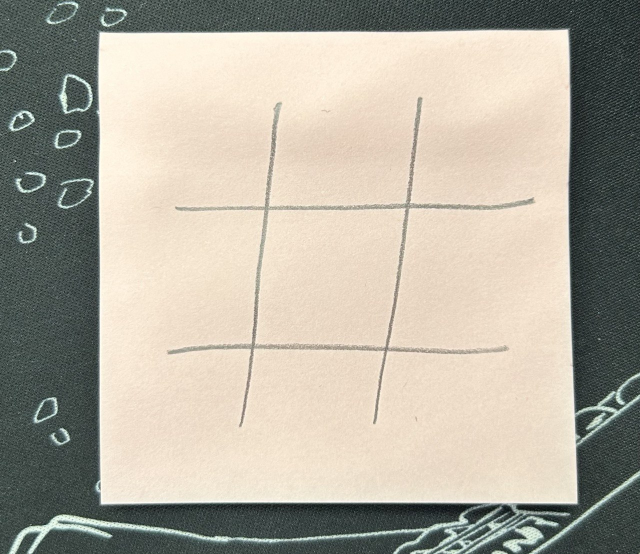
#> input picture images/photo_2024-10-05_14-43-22.jpg, 1280 x 1108 px (shown at 1/2 size)
$ python -i detection.py   (imports and definitions only)
#> lines starting #> are read from the running program, lines starting #| are printed output that depends on the picture; after the words box and inside, x2 and y2 are one past the last pixel; in counts of white or black regions, pixels touching at a corner belong together
#> further down, picture is the input picture: shape (1108, 1280, 3); mean B, G, R 157.6, 170.7, 176.1
from typing import Dict, Tuple

import cv2
import numpy as np
from ultralytics import YOLO
import time
from gholb import tictactoe as ttt

X = "x"
O = "o"
EMPTY = None

CELLS_COORDS = [{'x0': 207, 'y0': 121, 'x1': 298, 'y1': 215},
                {'x0': 298, 'y0': 122, 'x1': 392, 'y1': 216},
                {'x0': 393, 'y0': 123, 'x1': 488, 'y1': 217},
                {'x0': 205, 'y0': 213, 'x1': 296, 'y1': 309},
                {'x0': 298, 'y0': 215, 'x1': 391, 'y1': 311},
                {'x0': 392, 'y0': 216, 'x1': 488, 'y1': 311},
                {'x0': 204, 'y0': 307, 'x1': 295, 'y1': 405},
                {'x0': 296, 'y0': 309, 'x1': 390, 'y1': 407},
                {'x0': 391, 'y0': 311, 'x1': 487, 'y1': 409}]

def load_yolo_model(model_path):
    return YOLO(model_path)

# Function to perform perspective transformation
def apply_perspective_transform(image, pts, grid_width=600, grid_height=600):
    # Destination points (the corners of a perfect 3x3 grid)
    dst_pts = np.array([[0, 0], [grid_width, 0], [grid_width, grid_height], [0, grid_height]], dtype="float32")

    # Compute the perspective transform matrix
    M = cv2.getPerspectiveTransform(pts, dst_pts)
    # Apply the perspective transformation to warp the image
    warped = cv2.warpPerspective(image, M, (grid_width, grid_height))

    return warped

# Function to detect the grid and apply perspective correction
def detect_grid_and_cells(image_path, image=None, resize_dim=(600, 600), blur_kernel=(5, 5),
                          adaptive_thresh_block_size=11, adaptive_thresh_C=2,
                          min_area=10000, show_image=True):
#> called with resize_dim = (600, 600), blur_kernel = (5, 5), adaptive_thresh_block_size = 11, adaptive_thresh_C = 2, min_area = 10000, show_image = False
    if image is None:
        if image_path is None:
            raise ValueError("if image isn't provided, you should provide image_path")
        image = cv2.imread(image_path)
    image = cv2.resize(image, resize_dim)

    gray = cv2.cvtColor(image, cv2.COLOR_BGR2GRAY)
    blur = cv2.GaussianBlur(gray, blur_kernel, 0)
    thresh = cv2.adaptiveThreshold(blur, 255, 1, 1, adaptive_thresh_block_size, adaptive_thresh_C)
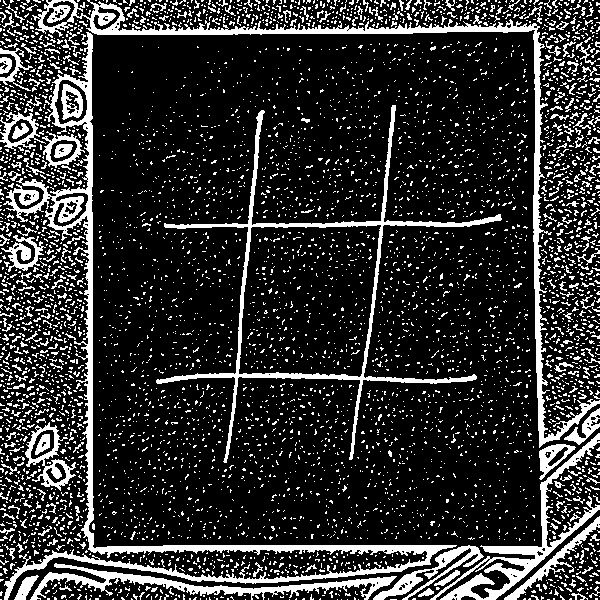
#> thresh: shape (600, 600); 18.6% white; 5333 white regions (5080 under 20 px)

    # Find contours
    contours, _ = cv2.findContours(thresh, cv2.RETR_TREE, cv2.CHAIN_APPROX_SIMPLE)
#> contours = 5482 contours, 5407 with area under 20; largest, box (x1, y1, x2, y2) and area: (156, 105, 502, 463) 22984, (238, 224, 382, 378) 18892, (3, 32, 457, 600) 10092, (32, 0, 600, 448) 6440, (430, 433, 600, 600) 2920
    max_area = 0
    best_cnt = None
    for c in contours:
        area = cv2.contourArea(c)
        if area > min_area:  # Assuming the grid is large enough
            if area > max_area:
                max_area = area
                best_cnt = c
#> this loop made 5482 passes
#> (c, area) on passes 1 to 3: ([[547, 599], [549, 599]], 0), ([[390, 599], [396, 599]], 0), ([[358, 599]], 0)
#> after the loop, best_cnt = contour of 624 points, box (x1, y1, x2, y2) (156, 105, 502, 463), area 22984; max_area = 22983.5

    # If grid found, find its four corner points
    if best_cnt is not None:
        epsilon = 0.02 * cv2.arcLength(best_cnt, True)
#> epsilon = 45.72
        approx = cv2.approxPolyDP(best_cnt, epsilon, True)
#> approx = contour of 20 points, box (x1, y1, x2, y2) (156, 105, 502, 463), area 21792

        if len(approx) == 4:
            # есть границы поля для игры
            # Sort the corner points to be top-left, top-right, bottom-right, bottom-left
            pts = np.array([point[0] for point in approx], dtype="float32")
            rect = np.zeros((4, 2), dtype="float32")
            s = pts.sum(axis=1)
            rect[0] = pts[np.argmin(s)]  # Top-left
            rect[2] = pts[np.argmax(s)]  # Bottom-right
            diff = np.diff(pts, axis=1)
            rect[1] = pts[np.argmin(diff)]  # Top-right
            rect[3] = pts[np.argmax(diff)]  # Bottom-left

            # Apply perspective transformation to correct the grid
            image = apply_perspective_transform(image, rect, resize_dim[0], resize_dim[1])

            # Now you can divide the warped grid into 9 cells
            cells = divide_into_cells((0, 0, resize_dim[0], resize_dim[1]), image)
        else:
            # если нету границы поля для игры
            x, y, w, h = cv2.boundingRect(best_cnt)
#> x = 156; y = 105; w = 346; h = 358
            cv2.drawContours(image, [best_cnt], -1, (0, 255, 0), 3)
#> image: shape (600, 600, 3); mean of channels 0, 1, 2 153, 172.2, 170.9
            cells = divide_into_cells((x, y, w, h), image)

            print("Could not find four corner points of the grid.")

        # Optionally show the final image with cells
        if show_image:
            cv2.imshow("Final Image with Cells", image)
            cv2.waitKey(0)
            cv2.destroyAllWindows()

        return cells

    else:
        print("No grid detected")

# Function to divide the grid into 9 cells (top-left and bottom-right corners)
def divide_into_cells(grid_bounding_box, image, color_cells=True, grid_size=3, transparency=0.4):
#> called with grid_bounding_box = (156, 105, 346, 358), color_cells = True, grid_size = 3, transparency = 0.4
    x, y, w, h = grid_bounding_box
    cell_width = w // grid_size
    cell_height = h // grid_size

    # Define colors for each cell (only used if color_cells is True)
    colors = [
        (255, 0, 0), (0, 255, 0), (0, 0, 255),
        (255, 255, 0), (255, 0, 255), (0, 255, 255),
        (128, 0, 128), (128, 128, 0), (0, 128, 128)
    ]

    overlay = image.copy()  # Create an overlay for transparency
    alpha = transparency  # Transparency factor

    cells = []
    color_index = 0

    for i in range(grid_size):
        for j in range(grid_size):
            x0 = x + j * cell_width
            y0 = y + i * cell_height
            x1 = x0 + cell_width
            y1 = y0 + cell_height

            cell = {
                'x0': x0, 'y0': y0,  # Top-left corner
                'x1': x1, 'y1': y1   # Bottom-right corner
            }
            cells.append(cell)

            if color_cells:  # Only color the cells if the flag is True
                cell_color = colors[color_index % len(colors)]
                color_index += 1

                # Draw the cell with transparency
                cv2.rectangle(overlay, (cell['x0'], cell['y0']),
                              (cell['x1'], cell['y1']),
                              cell_color, -1)
                cv2.rectangle(overlay, (cell['x0'], cell['y0']),
                              (cell['x1'], cell['y1']),
                              (255, 255, 255), 2)
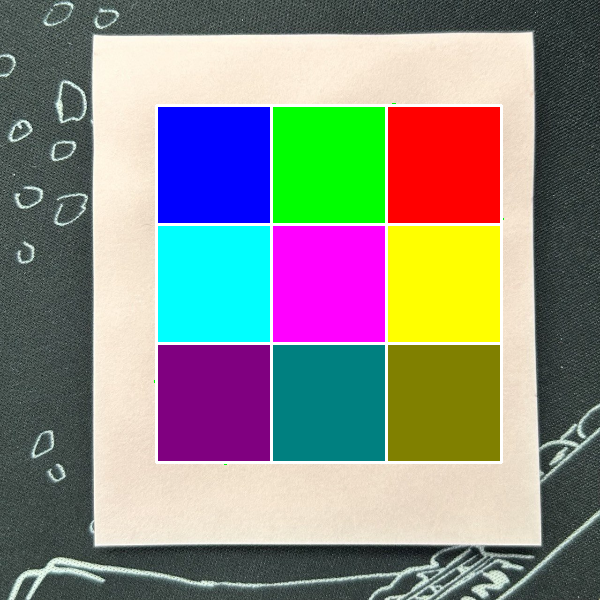
#> overlay: shape (600, 600, 3); mean of channels 0, 1, 2 131.3, 137.6, 137.2; drawn as B, G, R
#> after the loop, cells = 9 items; color_index = 9

    # If coloring is enabled, blend the overlay with the original image
    if color_cells:
        cv2.addWeighted(overlay, alpha, image, 1 - alpha, 0, image)
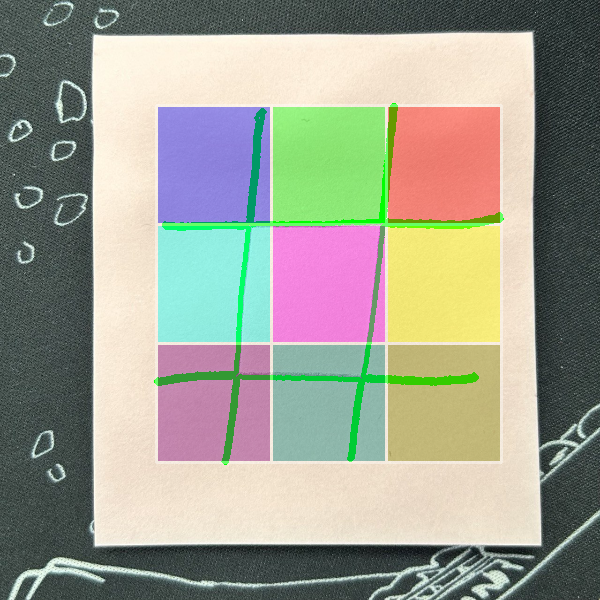
#> image: shape (600, 600, 3); mean of channels 0, 1, 2 144.3, 158.4, 157.4; drawn as B, G, R

    return cells


# [21 lines left out: function detect_xo, not called in this run]

def send_move_to_robot(robot_move):
    pass

# Helper function to find cell containing the center of the bounding box
# [29 lines left out: functions find_cell_for_object, detect_xo_and_identify_cells, not called in this run]


# Modify get_original_image_cells to accept an image array instead of path
def get_original_image_cells(image, resize_dim=(600, 600), show_image=False):
    """
    Detect grid and cells in an image (either as a path or image array) and return cell coordinates.
    """
    # Detect the grid and get the perspective transformation matrix
    cells = detect_grid_and_cells(image_path=None, image=image, resize_dim=resize_dim, show_image=show_image)
#> in detect_grid_and_cells, `cells = divide_into_cells((x, y, w, h), image)`: cells = 9 items
#> cells = 9 items
    gray = cv2.cvtColor(image, cv2.COLOR_BGR2GRAY)
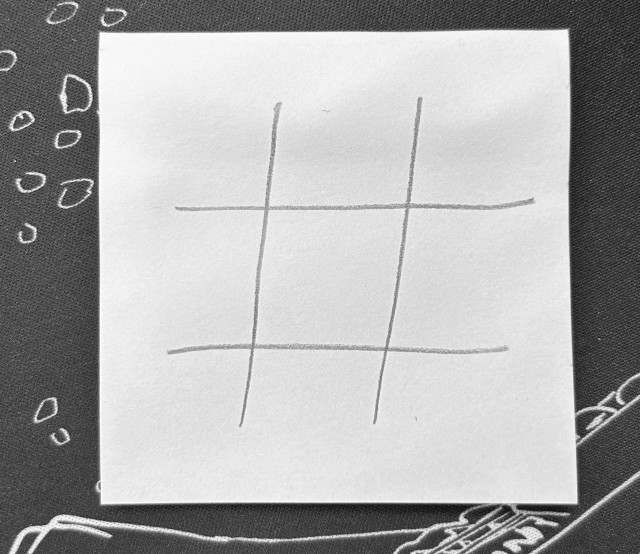
#> gray: shape (1108, 1280) (shown at 1/2 size); min 2, max 255, mean 170.8
    contours, _ = cv2.findContours(cv2.adaptiveThreshold(gray, 255, 1, 1, 11, 2), cv2.RETR_TREE, cv2.CHAIN_APPROX_SIMPLE)
#> contours = 35164 contours, 32115 with area under 20; largest, box (x1, y1, x2, y2) and area: (0, 0, 1280, 1108) 1242404, (87, 36, 1187, 1015) 896454, (330, 313, 1071, 855) 89100, (507, 412, 819, 700) 74386, (61, 1039, 534, 1108) 11874
    max_area, best_cnt = 0, None
    for c in contours:
        area = cv2.contourArea(c)
        if area > 10000 and area > max_area:
            max_area = area
            best_cnt = c
#> this loop made 35164 passes
#> (area, max_area) on passes 740, 2553: (11873.5, 11873.5), (1242403.5, 1242403.5)
#> after the loop, best_cnt = contour of 33045 points, box (x1, y1, x2, y2) (0, 0, 1280, 1108), area 1242404; max_area = 1242403.5

    # Find four corners of the grid for transformation
    try:
        epsilon = 0.02 * cv2.arcLength(best_cnt, True)
#> epsilon = 1086.3
        approx = cv2.approxPolyDP(best_cnt, epsilon, True)
#> approx = [[0, 71], [1279, 939]]
        pts = np.array([point[0] for point in approx], dtype="float32")
#> pts = [[0, 71], [1279, 939]]
        rect = np.zeros((4, 2), dtype="float32")
        s, diff = pts.sum(axis=1), np.diff(pts, axis=1)
#> s = [71, 2218]; diff = [71, -340]
        rect[0], rect[2] = pts[np.argmin(s)], pts[np.argmax(s)]
        rect[1], rect[3] = pts[np.argmin(diff)], pts[np.argmax(diff)]

        # Compute perspective transform and inverse transform matrices
        dst_pts = np.array([[0, 0], [resize_dim[0], 0], [resize_dim[0], resize_dim[1]], [0, resize_dim[1]]], dtype="float32")
        M = cv2.getPerspectiveTransform(rect, dst_pts)
#> M = [[-0.00919, 0.0135, -0.961], [-0.00264, 0.00389, -0.276], [1.11e-05, -1.64e-05, 0.00117]]
        M_inv = cv2.getPerspectiveTransform(dst_pts, rect)
#> M_inv = [[0.0657, -7.63e-17, 2.72e-14], [0.0466, -9.42e-17, 0.997], [2.8e-05, -8.13e-20, 0.014]]

        # Apply perspective transform to get cells in transformed space
        warped_image = apply_perspective_transform(image, rect, resize_dim[0], resize_dim[1])
#> in apply_perspective_transform, `warped = cv2.warpPerspective(image, M, (grid_width, grid_height))`:
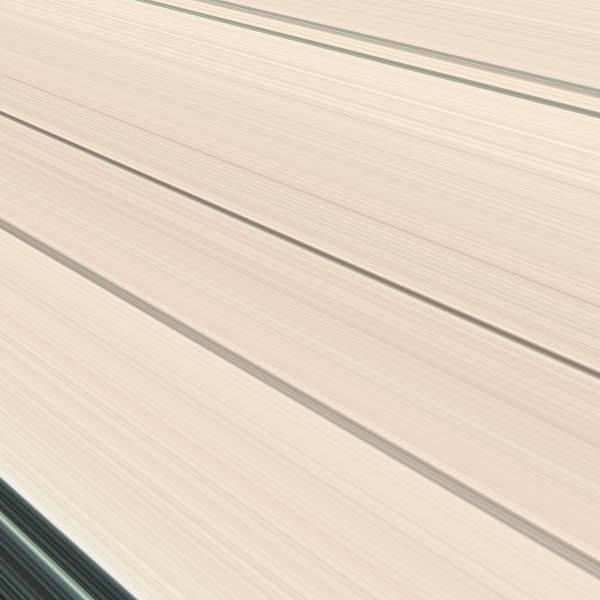
#> warped: shape (600, 600, 3); mean B, G, R 195.4, 214.6, 230.2
        transformed_cells = divide_into_cells((0, 0, resize_dim[0], resize_dim[1]), warped_image)
#> call 2 of divide_into_cells, with grid_bounding_box = (0, 0, 600, 600), color_cells = True, grid_size = 3, transparency = 0.4
#> after the loop in divide_into_cells (call 2), `for i in range(grid_size):`:
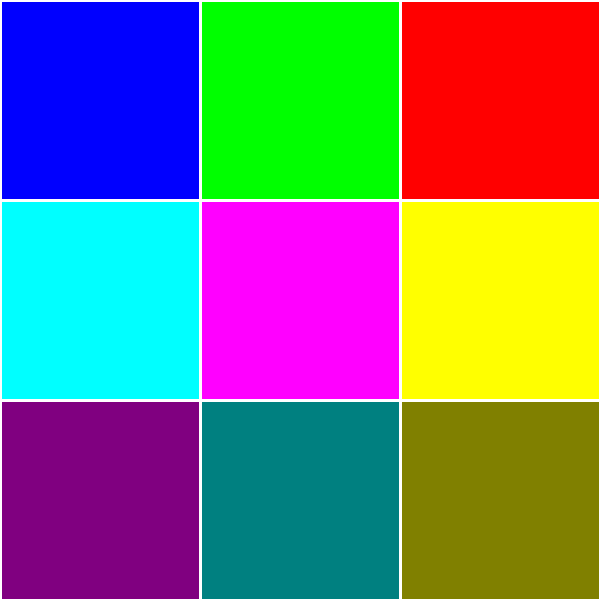
#> overlay: shape (600, 600, 3); mean B, G, R 117.7, 117.7, 117.7
#> after the loop in divide_into_cells (call 2), `for i in range(grid_size):`: color_index = 9
#> in divide_into_cells (call 2), `cv2.addWeighted(overlay, alpha, image, 1 - alpha, 0, image)`:
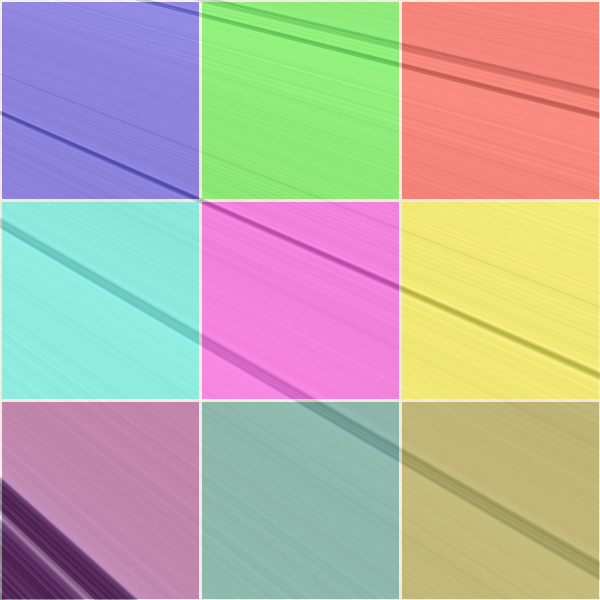
#> image: shape (600, 600, 3); mean B, G, R 164.3, 175.8, 185.2
#> transformed_cells = 9 items

        # Transform cells back to original coordinates using M_inv
        original_cells = []
        for cell in transformed_cells:
            top_left = np.dot(M_inv, np.array([cell['x0'], cell['y0'], 1]))
            bottom_right = np.dot(M_inv, np.array([cell['x1'], cell['y1'], 1]))
            original_cells.append({
                'x0': int(top_left[0] / top_left[2]),
                'y0': int(top_left[1] / top_left[2]),
                'x1': int(bottom_right[0] / bottom_right[2]),
                'y1': int(bottom_right[1] / bottom_right[2])
            })
#> this loop made 9 passes
#> (cell, top_left, bottom_right) on passes 1 to 7: ({'x0': 0, 'y0': 0, 'x1': 200, 'y1': 200}, [2.72e-14, 0.997, 0.014], [13.15, 10.32, 0.0196]), ({'x0': 200, 'y0': 0, 'x1': 400, 'y1': 200}, [13.15, 10.32, 0.0196], [26.29, 19.64, 0.0252]), ({'x0': 400, 'y0': 0, 'x1': 600, 'y1': 200}, [26.29, 19.64, 0.0252], [39.44, 28.96, 0.0308]), ({'x0': 0, 'y0': 200, 'x1': 200, 'y1': 400}, [1.19e-14, 0.997, 0.014], [13.15, 10.32, 0.0196]), ({'x0': 200, 'y0': 200, 'x1': 400, 'y1': 400}, [13.15, 10.32, 0.0196], [26.29, 19.64, 0.0252]), ({'x0': 400, 'y0': 200, 'x1': 600, 'y1': 400}, [26.29, 19.64, 0.0252], [39.44, 28.96, 0.0308]), ({'x0': 0, 'y0': 400, 'x1': 200, 'y1': 600}, [-3.32e-15, 0.997, 0.014], [13.15, 10.32, 0.0196])
#> after the loop, original_cells = 9 items

        return original_cells

    except:
        raise ValueError("grid not found")

# [167 lines left out: functions convert_ai_move_for_robot, draw_cells, track_positions, initial_state, update_board, process_live_video, not called in this run]

>>> import cv2
>>> picture = cv2.imread('../images/photo_2024-10-05_14-43-22.jpg')
>>> result = get_original_image_cells(picture)
#> result = 9 items

$ run again, on images/photo_2024-10-05_14-43-24.jpg
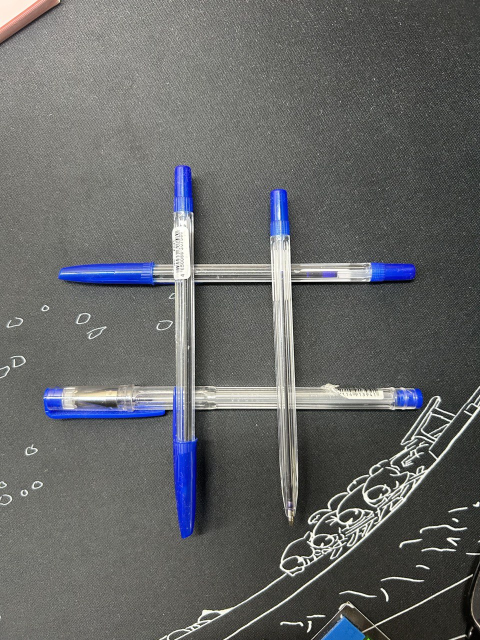
#> input picture images/photo_2024-10-05_14-43-24.jpg, 960 x 1280 px (shown at 1/2 size)
#> picture is the input picture: shape (1280, 960, 3); mean B, G, R 101.9, 102.3, 100.9
#> in detect_grid_and_cells, `thresh = cv2.adaptiveThreshold(blur, 255, 1, 1, adaptive_thresh_block_..`:
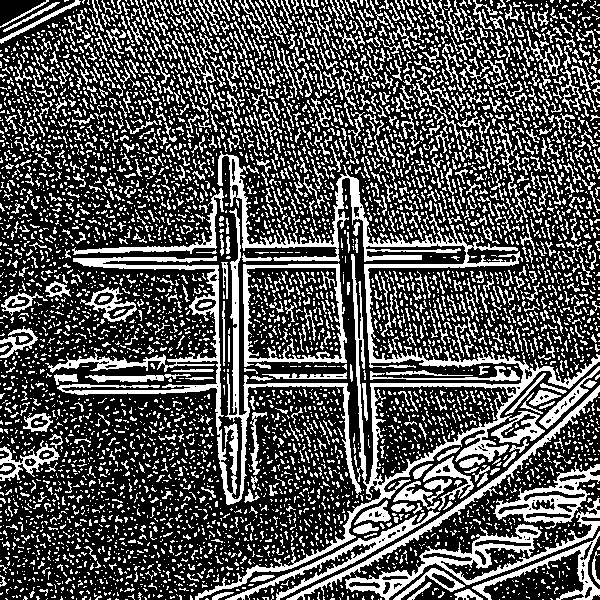
#> thresh: shape (600, 600); 32.7% white; 5867 white regions (4818 under 20 px)
#> in detect_grid_and_cells, `contours, _ = cv2.findContours(thresh, cv2.RETR_TREE, cv2.CHAIN_APPROX..`: contours = 6018 contours, 5600 with area under 20; largest, box (x1, y1, x2, y2) and area: (195, 151, 600, 600) 18351, (243, 263, 347, 367) 9508, (246, 267, 343, 360) 8082, (373, 385, 514, 486) 7826, (45, 208, 362, 505) 6039
#> the loop in detect_grid_and_cells, `for c in contours:` made 6018 passes
#> (c, area) on passes 1 to 3: ([[542, 599], [543, 599]], 0), ([[499, 599]], 0), ([[378, 599]], 0)
#> after the loop in detect_grid_and_cells, `for c in contours:`: best_cnt = contour of 2609 points, box (x1, y1, x2, y2) (195, 151, 600, 600), area 18351; max_area = 18351
#> in detect_grid_and_cells, `epsilon = 0.02 * cv2.arcLength(best_cnt, True)`: epsilon = 132.8
#> in detect_grid_and_cells, `approx = cv2.approxPolyDP(best_cnt, epsilon, True)`: approx = [[517, 248], [220, 151], [523, 374], [366, 484], [351, 254], [195, 599], [544, 431], [372, 355]]
#> x = 195; y = 151; w = 405; h = 449
#> after the loop in divide_into_cells, `for i in range(grid_size):`: cells = 9 items; color_index = 9
#> in detect_grid_and_cells, `cells = divide_into_cells((x, y, w, h), image)`: cells = 9 items
#> in get_original_image_cells, `contours, _ = cv2.findContours(cv2.adaptiveThreshold(gray, 255, 1, 1, ..`: contours = 43408 contours, 35679 with area under 20; largest, box (x1, y1, x2, y2) and area: (0, 0, 960, 1280) 802662, (453, 818, 960, 1280) 86230, (389, 564, 553, 774) 32813, (57, 721, 352, 826) 10430, (303, 82, 492, 267) 8891
#> the loop in get_original_image_cells, `for c in contours:` made 43408 passes
#> (area, max_area) on pass 685: (86230, 86230)
#> after the loop in get_original_image_cells, `for c in contours:`: best_cnt = contour of 35176 points, box (x1, y1, x2, y2) (0, 0, 960, 1280), area 802662; max_area = 802662.5
#> in get_original_image_cells, `epsilon = 0.02 * cv2.arcLength(best_cnt, True)`: epsilon = 1283.1
#> in get_original_image_cells, `approx = cv2.approxPolyDP(best_cnt, epsilon, True)`: approx = [[938, 0], [3, 1273]]
#> s = [938, 1276]; diff = [-938, 1270]
#> in get_original_image_cells, `M = cv2.getPerspectiveTransform(rect, dst_pts)`: M = [[0.000997, 0.000733, -0.936], [-0.000377, -0.000277, 0.353], [-1.99e-06, -1.46e-06, 0.00187]]
#> M_inv = [[3.95e-17, 0.00166, -1], [1.22e-16, -0.00217, -4.86e-16], [8.29e-20, 7.38e-08, -0.00107]]
#> after the loop in divide_into_cells (call 2), `for i in range(grid_size):`: color_index = 9
#> in divide_into_cells (call 2), `cv2.addWeighted(overlay, alpha, image, 1 - alpha, 0, image)`:
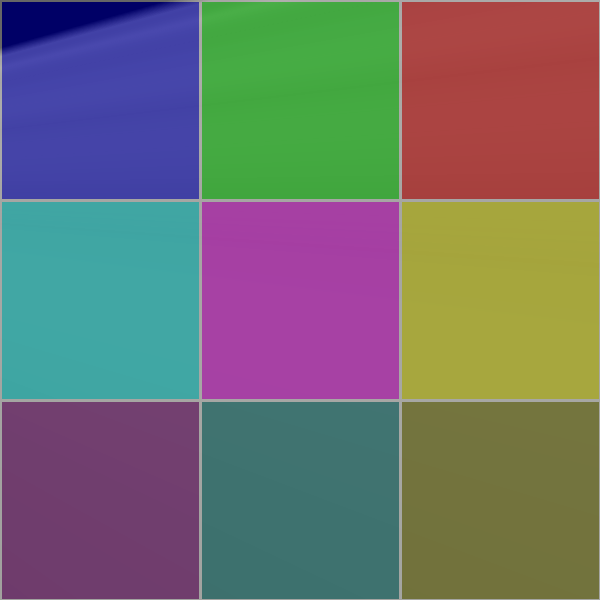
#> image: shape (600, 600, 3); mean B, G, R 108.5, 111.1, 111.1
#> transformed_cells = 9 items
#> the loop in get_original_image_cells, `for cell in transformed_cells:` made 9 passes
#> (cell, top_left, bottom_right) on passes 1 to 4: ({'x0': 0, 'y0': 0, 'x1': 200, 'y1': 200}, [-1, -4.86e-16, -0.00107], [-0.668, -0.434, -0.00105]), ({'x0': 200, 'y0': 0, 'x1': 400, 'y1': 200}, [-1, 2.38e-14, -0.00107], [-0.668, -0.434, -0.00105]), ({'x0': 400, 'y0': 0, 'x1': 600, 'y1': 200}, [-1, 4.81e-14, -0.00107], [-0.668, -0.434, -0.00105]), ({'x0': 0, 'y0': 200, 'x1': 200, 'y1': 400}, [-0.668, -0.434, -0.00105], [-0.335, -0.867, -0.00104])
